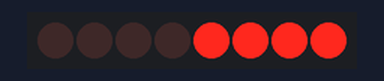
Bench run of a sketch on a simulated Arduino Uno, built with avr-gcc and run on an emulated ATmega328P. Parts: 8 shift-register outputs drawn as a row of LEDs (first output left, lit = HIGH). Wiring (inferred from the names in the program): shift register (74HC595): data pin 12; shift clock pin 9; latch pin 11. Wiring (inferred from the signals the program sends): row of LEDs: on Q0, Q1, Q2, Q3, Q4, Q5, Q6, Q7.

Above: at 0.12 s.
At 2.37 s:
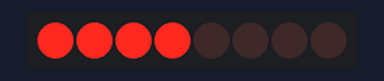
Timing chart, 0 to 3.0 s (numbered marks = the images above):
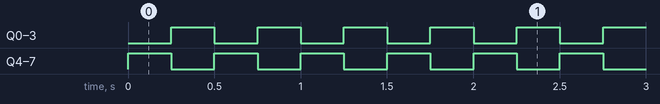

The sketch:

ShiftRegisterBitFlipper.ino
```cpp
int latchPin = 11;
int clockPin = 9;
int dataPin = 12;

//set up hexadecimal(turning all 8 LEDS on)
byte flipper = 0x0F;
byte newFlipper = 255 - flipper;
int dt = 250;
void setup() {
  // put your setup code here, to run once:
  Serial.begin(9600);
  pinMode(latchPin,OUTPUT);
  pinMode(clockPin,OUTPUT);
  pinMode(dataPin,OUTPUT);
}

void loop() {
  // put your main code here, to run repeatedly:
  //allow for data to pass to chip
  digitalWrite(latchPin,LOW);
 /* shiftOut parameters:
  * 1. what pin does the ardruino pin go into,
  * 2. clockPin which pin to synchronize data
    3. LSBFIRST - least significant byte first
       MSBFIRST - most significant byte first
    4. data package in hexadecimal
    */
  shiftOut(dataPin,clockPin,LSBFIRST, flipper);
  digitalWrite(latchPin,HIGH);
  delay(dt);

  digitalWrite(latchPin,LOW);
  shiftOut(dataPin,clockPin,LSBFIRST, newFlipper);
  digitalWrite(latchPin,HIGH);
  delay(dt);
}
```

Measured:
- by itself, Q0–7: alternates HIGH for 0.25 s and LOW for 0.25 s
